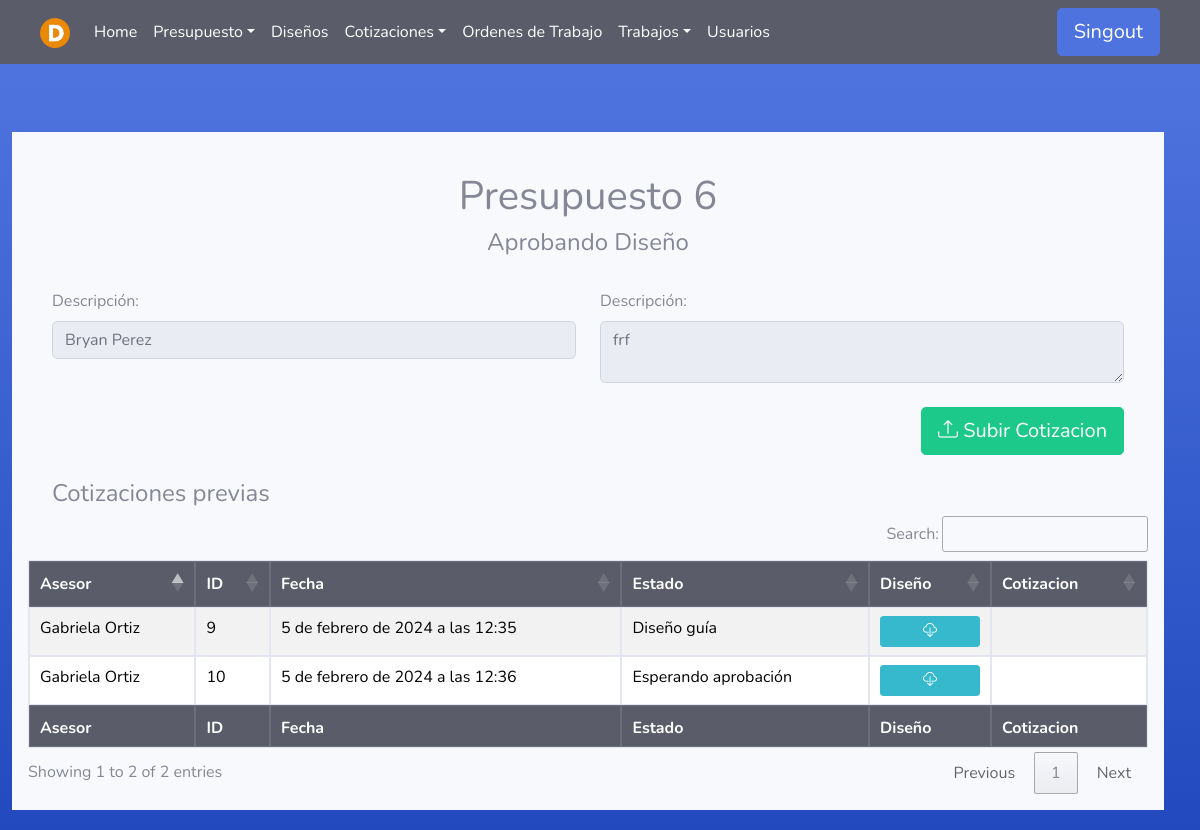
The app's page /Cotizaciones/info/6/ (signed in), older data.
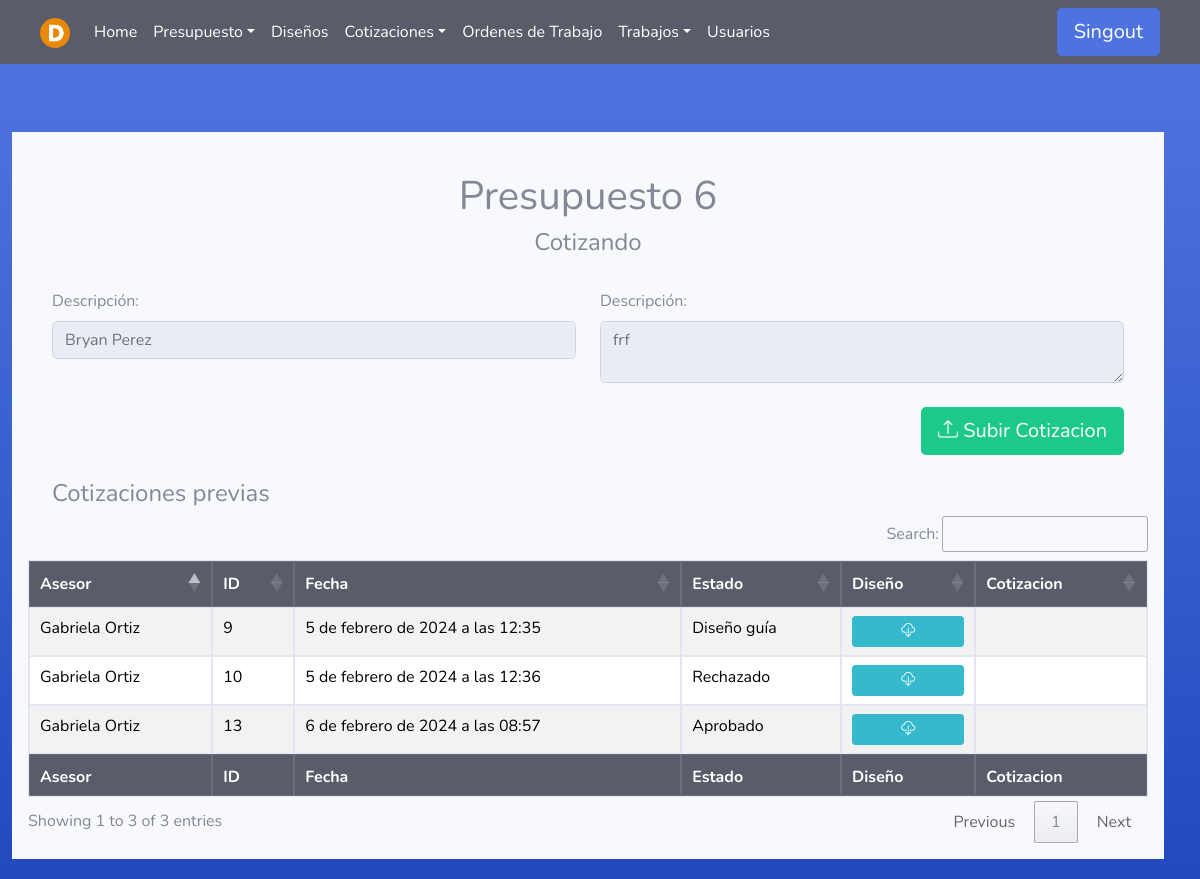
The same page, newer data.
### Asesores/models.py (models this page shows)
class Presupuesto(models.Model):
    asesor = models.ForeignKey(User, on_delete=models.PROTECT, null=False, blank=False)
    fecha_inicio = models.DateTimeField(null=False, auto_now_add=True, blank=False)
    cliente = models.CharField(max_length=100, null=False, blank=False)
    descripcion = models.TextField(null=False, blank=False)
    estado=models.TextField(null=True, blank=True)
    fecha_fin = models.DateTimeField(null=True, blank=True)

class Diseno(models.Model):
    usuario = models.ForeignKey(User, on_delete=models.PROTECT, null=False, blank=False)
    presupuesto = models.ForeignKey(Presupuesto, on_delete=models.PROTECT, null=False, blank=False)
    fecha = models.DateTimeField(auto_now_add=True)
    estado=models.TextField(null=True, blank=True, default='Diseñando')
    archivo = models.FileField( upload_to='disenosPresupuestos/',null=False, blank=False)

### Cotizadores/views.py (the view)
# urls.py: path('info/<pre_id>/', cotizador_views.info_cot , name='Cotizaciones_info'),
@login_required(login_url='index')
def info_cot(request, pre_id):
    user = request.user
    if (user.groups.filter(name='Cotizador').exists() or user.groups.filter(name='Administrador').exists() or user.is_superuser or user.groups.filter(name='Designer').exists()):
        presupuesto = get_object_or_404(Presupuesto, pk=pre_id)
        disenos = Diseno.objects.filter(presupuesto_id=presupuesto)
        cotizaciones = Cotizacion.objects.filter(diseno__presupuesto=presupuesto)
        return render(request, 'Cotizador/Cotizador_info.html', {'presupuesto': presupuesto, 'disenos': disenos, 'cotizaciones': cotizaciones})
    else:
        error = "No tienes permiso para acceder a esta página."
        return render(request, '404.html', {'error': error})

### Templates/Cotizador/Cotizador_info.html (shortened to what this page needs)
{% extends 'tables.html' %}
{% block botones%}
<div class="container-fluid">
    <div class="text-center">
        <br>
        <h1>Presupuesto {{presupuesto.id}}</h1>
        <h4>{{presupuesto.estado}}</h4>
    </div>
    <br>
    <div class="row">
        <div class="col-md-6">
            <label for="cliente">Descripción:</label>
            <input type="text" class="form-control form-control-user" name="cliente" id="cliente" readonly
                value="{{presupuesto.cliente}}">
        </div>
        <div class="col-md-6">
            <label for="presupuesto_desc">Descripción:</label>
            <textarea class="form-control form-control-user" readonly
                name="presupuesto_desc">{{ presupuesto.descripcion }}</textarea>
        </div>
    </div>
    <br>
    <div class="row justify-content-end">
        <div class="col-md-12 col-lg-6 text-right">
            <a class="btn btn-success btn-lg"
                href="/Cotizaciones/SubirArchivo/Nueva_Cotizacion/{{presupuesto.id}}"><i class="bi bi-upload"></i> Subir Cotizacion</a>
        </div>
    </div>
    <br>
    <div class="row">
        <div class="col">
            <h4>Cotizaciones previas</h4>
        </div>
    </div>
</div>
{% endblock %}
{% load static %}
{% block head %}
{% if user.is_superuser or user.groups.all.0.name == "Administrador" %}
<th>Asesor</th>
{% endif %}
<th>ID</th>
<th>Fecha</th>
<th>Estado</th>
<th>Diseño</th>
<th>Cotizacion</th>
{% endblock %}
{% block tbody %}
{% for diseno in disenos %}
<tr>
    {% if user.is_superuser or user.groups.all.0.name == "Administrador" %}
    <td>{{ diseno.usuario.first_name}} {{ diseno.usuario.last_name}}</td>
    {% endif %}
    <td>{{ diseno.id }}</td>
    <td>{{ diseno.fecha }}</td>
    <td>{{ diseno.estado }}</td>
    <td>
        <div>
            <a class="btn btn-info btn-sm btn-block" href="{% url 'descargar_archivo' id=diseno.id %}" download>
                <i class="bi bi-cloud-download"></i>
            </a>
        </div>
    </td>
    <td>
    </td>
</tr>
{% endfor %}
{% endblock %}
{% block footer %}
{% if user.is_superuser or user.groups.all.0.name == "Administrador" %}
<th>Asesor</th>
{% endif %}
<th>ID</th>
<th>Fecha</th>
<th>Estado</th>
<th>Diseño</th>
<th>Cotizacion</th>
{% endblock %}

Row changes from the older to the newer data that the page shows:
changed Presupuesto "Bryan Perez": estado "Aprobando Diseño" → "Cotizando"
changed Diseno id 10: estado "Esperando aprobación" → "Rechazado"
added Diseno: usuario.first_name "Gabriela", usuario.last_name "Ortiz", id "13", fecha "6 de febrero de 2024 a las 08:57", estado "Aprobado"
Text that changed along with them:
text written by a page script: "Search: Showing 1 to 2 of 2 entries Previous 1 Next" → "Search: Showing 1 to 3 of 3 entries Previous 1 Next"
